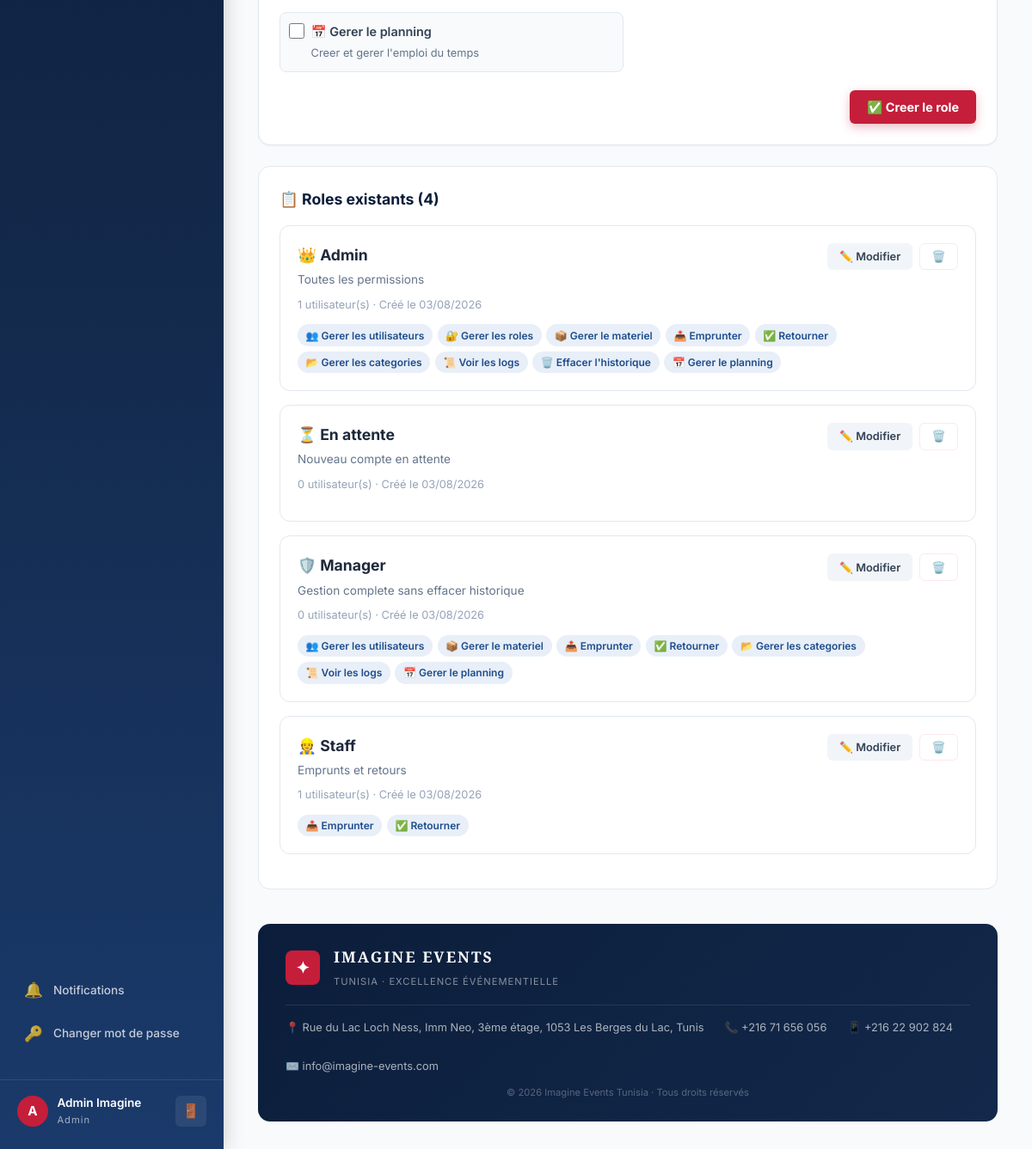
The app's page /admin/roles (signed in, lower part), older data.
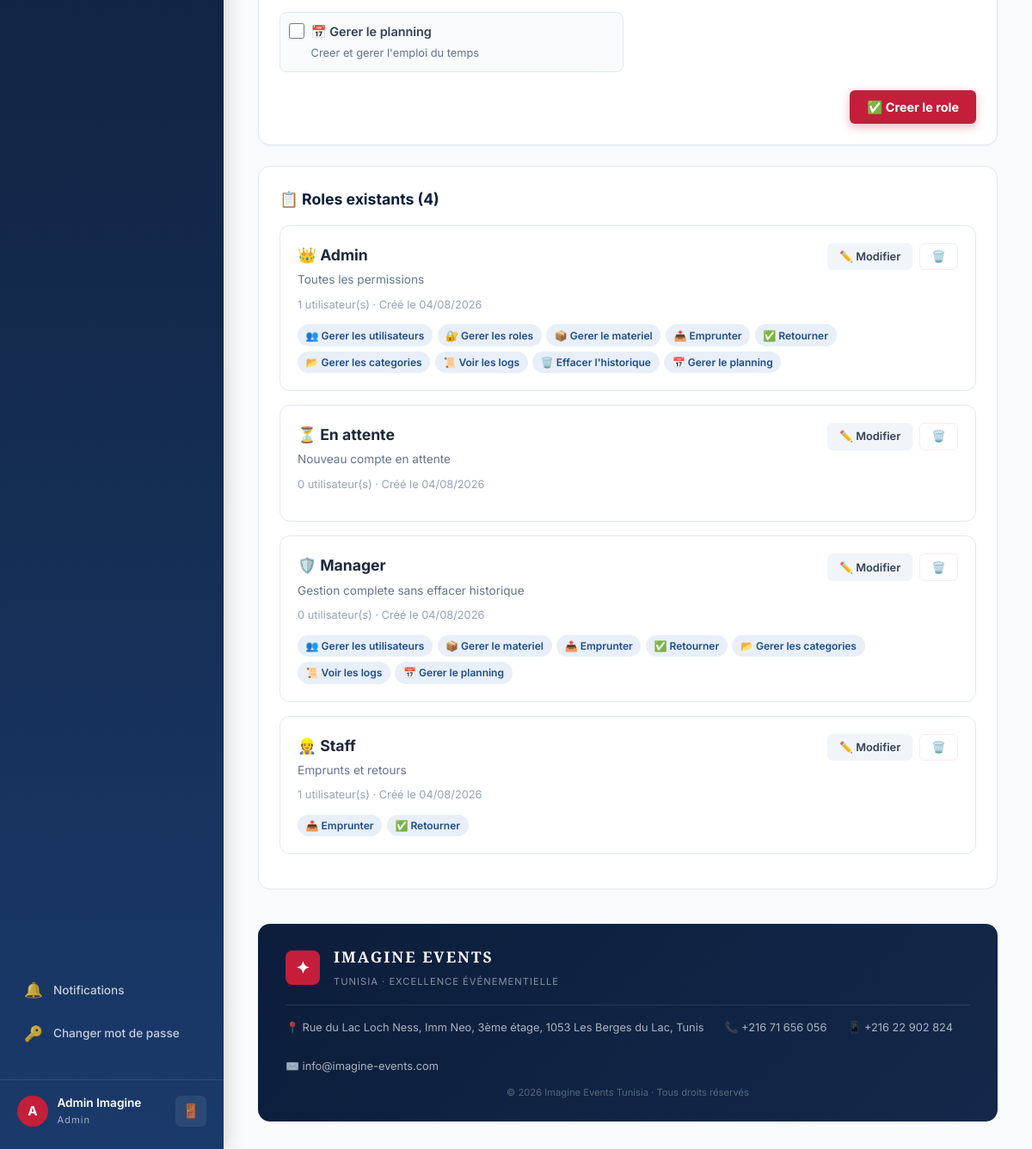
The same page, newer data.
### app.py (models this page shows, shortened)
class CustomRole(db.Model):
    __tablename__ = 'roles'
    id = db.Column(db.Integer, primary_key=True); name = db.Column(db.String(100), unique=True, nullable=False)
    icon = db.Column(db.String(10), default='👤'); description = db.Column(db.String(250), default='')
    permissions = db.Column(db.Text, default=''); created_at = db.Column(db.DateTime, default=tunisia_now)
    users = db.relationship('User', backref='role', lazy=True)
    def get_permissions(self):
        try: return json.loads(self.permissions) if self.permissions else []
        except: return []
    def has_permission(self, p): return p in self.get_permissions()

### app.py (the view)
@app.route('/admin/roles')
@permission_required('manage_roles')
def manage_roles():
    return render_template('manage_roles.html', roles=CustomRole.query.order_by(CustomRole.name).all(), all_permissions=ALL_PERMISSIONS)

### app.py (called while the page is built)
@login_manager.user_loader
def load_user(uid): return db.session.get(User, int(uid))

def permission_required(perm):
    def decorator(f):
        @wraps(f)
        @login_required
        def decorated(*args, **kwargs):
            if not current_user.has_permission(perm):
                try: log_action('permission_denied', f'Tentative d\'acces refuse : {perm}')
                except: pass
                flash('Acces refuse. Permission requise : ' + perm, 'error')
                return redirect(url_for('dashboard'))
            return f(*args, **kwargs)
        return decorated
    return decorator

    def has_permission(self, perm):
        role = db.session.get(CustomRole, self.role_id) if self.role_id else None
        return role.has_permission(perm) if role else False

    @property
    def role_name(self):
        role = db.session.get(CustomRole, self.role_id) if self.role_id else None
        return role.name if role else 'Aucun role'

    @property
    def unread_notifications(self):
        return Notification.query.filter_by(user_id=self.id, read=False).count()

### templates/manage_roles.html (shortened to what this page needs)
{% extends "base.html" %}
{% block content %}
<div class="form-page" style="max-width:1000px">
    <div class="form-card" style="margin-bottom:1.5rem">
        <form method="POST" action="{{ url_for('create_role') }}">
            <div style="display:grid;grid-template-columns:repeat(auto-fill,minmax(280px,1fr));gap:0.65rem">
                {% for p in all_permissions %}
                <label style="display:flex;align-items:start;gap:0.5rem;font-weight:400;cursor:pointer;padding:0.6rem;border:1px solid var(--gray-200);border-radius:8px;background:var(--gray-50)">
                    <input type="checkbox" name="permissions" value="{{ p.key }}" style="width:18px;height:18px;margin-top:2px">
                    <div><span style="font-weight:600;font-size:0.9rem">{{ p.icon }} {{ p.label }}</span><br><small style="color:var(--gray-500)">{{ p.desc }}</small></div>
                </label>
                {% endfor %}
            </div>
            <div style="display:flex;justify-content:flex-end;padding-top:1rem"><button class="btn btn-accent">✅ Creer le role</button></div>
        </form>
    </div>
    <div class="detail-section"><h2>📋 Roles existants ({{ roles|length }})</h2>
        {% for role in roles %}
        <div style="border:1px solid var(--gray-200);border-radius:12px;padding:1.25rem;margin-bottom:1rem;background:var(--white)">
            <div style="display:flex;justify-content:space-between;align-items:start;flex-wrap:wrap;gap:1rem">
                <div>
                    <h3 style="font-size:1.1rem;margin-bottom:.25rem">{{ role.icon }} {{ role.name }}</h3>
                    <p style="color:var(--gray-500);font-size:.85rem">{{ role.description or 'Aucune description' }}</p>
                    <div style="margin-top:.5rem">
                        <small style="color:var(--gray-400)">{{ role.users|length }} utilisateur(s) · Créé le {{ role.created_at.strftime('%d/%m/%Y') }}</small>
                    </div>
                </div>
                <div style="display:flex;gap:.5rem">
                    <button class="btn btn-sm btn-secondary" onclick="openEditRole('{{ role.id }}','{{ role.name | replace("'","\\'") }}','{{ role.icon }}','{{ role.description | replace("'","\\'") }}',{{ role.permissions | tojson }})">✏️ Modifier</button>
                    <form method="POST" action="{{ url_for('delete_role',rid=role.id) }}" onsubmit="return confirm('Supprimer le role {{ role.name | replace("'","\\'") }} ?')"><button class="btn btn-sm btn-danger">🗑️</button></form>
                </div>
            </div>
            <div style="display:flex;flex-wrap:wrap;gap:.35rem;margin-top:.75rem">
                {% for p in role.get_permissions() %}
                {% set pinfo = all_permissions | selectattr("key","equalto",p) | first %}
                <span style="background:var(--blue-pale);color:var(--blue);padding:.2rem .6rem;border-radius:100px;font-size:.75rem;font-weight:600">{{ pinfo.icon if pinfo else '⚙️' }} {{ pinfo.label if pinfo else p }}</span>
                {% endfor %}
            </div>
        </div>
        {% endfor %}
    </div>
</div>
{% endblock %}

### templates/base.html (shortened to what this page needs)
<!DOCTYPE html>
<html lang="fr">
<head>
    <link rel="stylesheet" href="{{ url_for('static', filename='css/style.css') }}">
</head>
<body>
    {% if current_user.is_authenticated %}
    <aside class="sidebar" id="sidebar">
        <nav class="sidebar-nav">
            <div style="margin-top:auto;padding:0.5rem 0">
                <a href="{{ url_for('notifications') }}" class="nav-item" style="font-size:0.85rem;position:relative">
                    <span class="nav-icon">🔔</span><span>Notifications</span>
                </a>
                <a href="{{ url_for('change_password') }}" class="nav-item" style="font-size:0.85rem">
                    <span class="nav-icon">🔑</span><span>Changer mot de passe</span>
                </a>
            </div>
        </nav>
        <div class="sidebar-footer">
            <div class="user-info">
                <div class="user-avatar">{{ current_user.full_name[0] | upper }}</div>
                <div>
                    <div class="user-name">{{ current_user.full_name }}</div>
                    <div class="user-role">{{ current_user.role_name }}</div>
                </div>
            </div>
            <a href="{{ url_for('logout') }}" class="logout-btn" title="Deconnexion">🚪</a>
        </div>
    </aside>
    {% endif %}
    <main class="main-content {% if not current_user.is_authenticated %}no-sidebar{% endif %}">
        {% block content %}{% endblock %}
        {% if current_user.is_authenticated %}
        <footer class="app-footer">
            <div class="footer-content">
                <div class="footer-brand">
                    <div class="footer-logo">✦</div>
                    <div>
                        <span class="footer-name">IMAGINE EVENTS</span>
                        <span class="footer-sub">Tunisia · Excellence Événementielle</span>
                    </div>
                </div>
                <div class="footer-info">
                    <span>📍 Rue du Lac Loch Ness, Imm Neo, 3ème étage, 1053 Les Berges du Lac, Tunis</span>
                    <span>📞 +216 71 656 056</span>
                    <span>📱 +216 22 902 824</span>
                    <span>✉️ info@imagine-events.com</span>
                </div>
                <div class="footer-copy">
                    © 2026 Imagine Events Tunisia · Tous droits réservés
                </div>
            </div>
        </footer>
        {% endif %}
    </main>
</body>
</html>

Row changes from the older to the newer data that the page shows:
changed CustomRole "Admin": created_at "03/08/2026" → "04/08/2026"
changed CustomRole "En attente": created_at "03/08/2026" → "04/08/2026"
changed CustomRole "Manager": created_at "03/08/2026" → "04/08/2026"
changed CustomRole "Staff": created_at "03/08/2026" → "04/08/2026"
